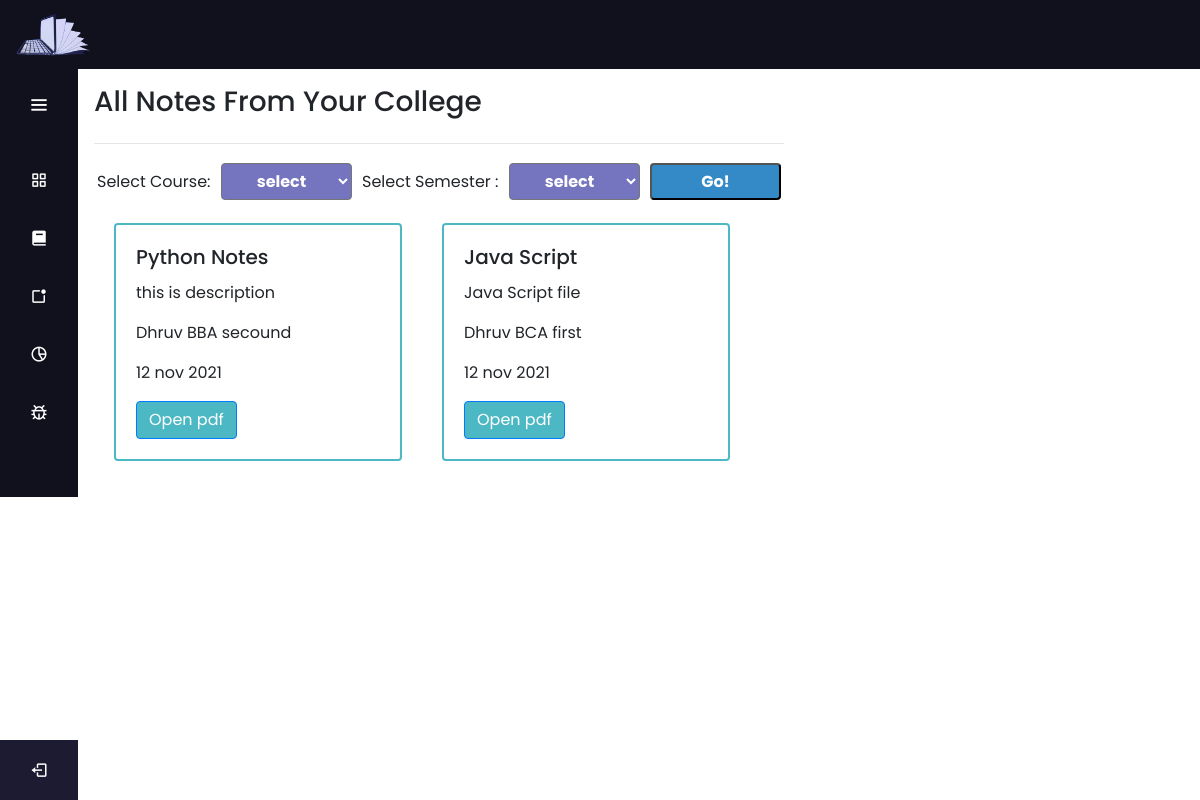
/study-materials/, run on the app's committed database.
### student/models.py (models this page shows)
class studyMaterial(models.Model):
    material_title = models.CharField(max_length=100)
    material_detail = models.CharField(max_length=300)
    uploaded_time = models.CharField(max_length=50)
    uploaded_by = models.CharField(max_length=50)
    uploader_course = models.CharField(max_length=100)
    uploader_sem = models.CharField(max_length=20)
    uploader_file = models.FileField(upload_to="static/",default="")

### student/views.py (the view)
# urls.py: path("study-materials/",views.study_materials, name = "study-materials"),
def study_materials(request):
    if request.method == 'POST':
        select_course = request.POST.get('course')
        select_sem = request.POST.get('sem')
        if select_sem == 'select' or select_course == 'select':
            if select_sem != 'select':
                studyMaterial_data = studyMaterial.objects.filter(uploader_sem=select_sem)
                dict = {'studyMaterial_data':studyMaterial_data}
            if select_course != 'select':
                studyMaterial_data = studyMaterial.objects.filter(uploader_course=select_course)
                dict = {'studyMaterial_data':studyMaterial_data}
            elif select_sem == 'select' and select_course == 'select':
                dict = {'studyMaterial_data':""}
        else:
            studyMaterial_data = studyMaterial.objects.filter(uploader_course=select_course ,uploader_sem = select_sem)
            dict = {'studyMaterial_data':studyMaterial_data}
    else:
        studyMaterial_data = studyMaterial.objects.all()
        dict = {'studyMaterial_data':studyMaterial_data}
    return render(request,'Study-Materials.html',dict)

### templates/Study-Materials.html (shortened to what this page needs)
{% extends 'base_template.html'%} {% block title %} Select Your Course {% endblock title %}
{% load static %}
{% block body %}
<div class="my-main">
     <h3> All Notes From Your College</h3><hr>
    <form action="/study-materials/" method="POST" class="my-form">
        <label for="course">Select Course: </label>
        <select name="course" id="course" class="option" onchange="optionfun()">
            <option value="select">select</option>
        </select>
            <label for="sem">Select Semester : </label>
            <select name="sem" id="sem" class="option" onchange="optionfun()">
                <option value="select">select</option>
            </select>
        <input type="submit" value="Go!" class="my-btn">
    </form>
    <div class="notes-list">
    {% for i in studyMaterial_data %}
        <div class="card" style="width: 18rem; margin: 20px; border: #4CB8C4 solid 2px;">
      <div class="card-body">
        <h5 class="card-title">{{i.material_title}}</h5>
        <p class="" >{{i.material_detail}}</p>
        <p class="">{{i.uploaded_by}} {{i.uploader_course}} {{i.uploader_sem}}</p>
        <p class="">{{i.uploaded_time}}</p>
        <a href= "/{{i.uploader_file}}" class="btn btn-primary" style="background-color: #4CB8C4;" >Open pdf</a>
      </div>
    </div>
    {% endfor %}
    </div>
</div>
{% endblock body %}

### static/side.css (style rules this page uses)
* { margin: 0; padding: 0; box-sizing: border-box; font-family: "Poppins", sans-serif; }

### data on the page
studyMaterial: material_title "Python Notes", material_detail "this is description", uploaded_by "Dhruv", uploader_course "BBA", uploader_sem "secound", uploaded_time "12 nov 2021"
studyMaterial: material_title "Java Script", material_detail "Java Script file", uploaded_by "Dhruv", uploader_course "BCA", uploader_sem "first", uploaded_time "12 nov 2021"
